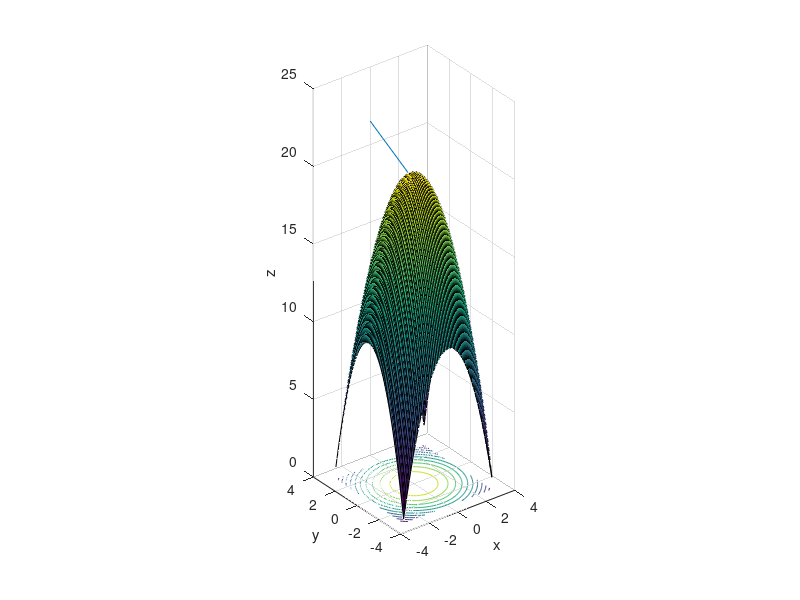

Recreate this plot in MATLAB.
clear;

[x,y] = meshgrid(-pi:0.1:pi, -pi:0.1:pi);
z = 20 - x.^2 - y.^2;
surfc(x,y,z);
hold on;

vec0 = [0, -1, 19];
vec = [0, -2, -1];
vec1 = vec0 - 5*vec;
vec2 = vec0;
##figure;
plot3([vec1(1), vec2(1)], [vec1(2), vec2(2)], [vec1(3), vec2(3)]);
axis equal;
xlabel('x');
ylabel('y');
zlabel('z');
